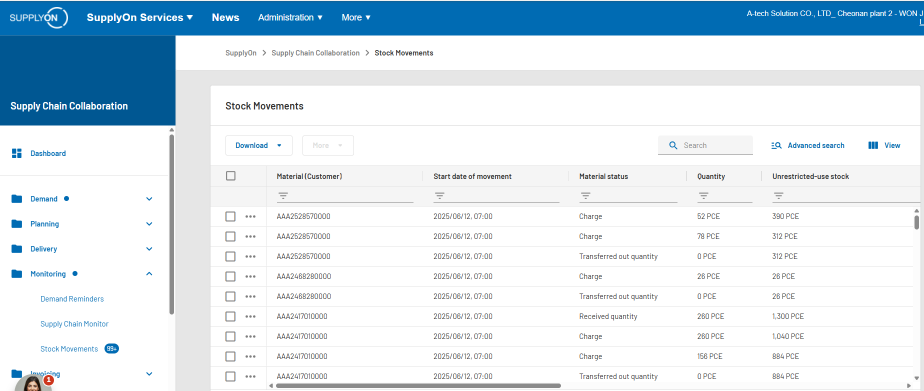
#> input picture python_ex/mistral.al/ocr/input_folder/콘티_서플라이온_캡처_예시.png, 1847 x 781 px (shown at 1/2 size); its folder holds only this picture in this run
$ python perform_preprocess.py
#> lines starting #> are read from the running program, lines starting #| are printed output that depends on the picture; after the words box and inside, x2 and y2 are one past the last pixel; in counts of white or black regions, pixels touching at a corner belong together
import os
import cv2
import shutil
import numpy as np
from PIL import Image, ImageEnhance
import re
import hashlib
from datetime import datetime

# 입력·출력 폴더 설정
INPUT_DIR = "input_folder"
OUTPUT_DIR = "images"
os.makedirs(OUTPUT_DIR, exist_ok=True)

# 파일명 정규화 함수 추가
def sanitize_filename(filename):
    """
    한글 파일명을 안전한 영문 파일명으로 변환
    """
    # 파일명과 확장자 분리
    name, ext = os.path.splitext(filename)

    # 한글 및 특수문자가 포함된 경우 해시값으로 변환
    if re.search(r'[^\x00-\x7F]', name) or re.search(r'[<>:"/\\|?*]', name):
        # 원본 파일명의 해시값 생성 (처음 8자리만 사용)
        hash_object = hashlib.md5(name.encode('utf-8'))
        hash_hex = hash_object.hexdigest()[:8]

        # 타임스탬프 추가로 고유성 보장
        timestamp = datetime.now().strftime("%H%M%S")
        safe_name = f"img_{hash_hex}_{timestamp}"

        print(f"파일명 변환: {name} → {safe_name}")
        return f"{safe_name}{ext}"
    else:
        return filename

def safe_cv2_write(image, filepath):
    """
    OpenCV 이미지를 안전하게 저장 (한글 경로 지원)
    """
    try:
        # OpenCV로 직접 저장 시도
        success = cv2.imwrite(filepath, image)
        if not success:
            raise Exception("cv2.imwrite 실패")
        return True
    except:
        # OpenCV 저장 실패 시 numpy 배열을 통한 우회 저장
        try:
            # 임시 파일명으로 저장 후 이름 변경
            temp_path = filepath.replace(os.path.basename(filepath),
                                       f"temp_{int(datetime.now().timestamp())}.jpg")

            # PIL을 통한 저장
            pil_image = Image.fromarray(image)
            pil_image.save(temp_path)

            # 최종 경로로 이동
            shutil.move(temp_path, filepath)
            return True
        except Exception as e:
            print(f"파일 저장 실패: {filepath}, 오류: {e}")
            return False

# 기존 전처리 함수들 (변경 없음)
def optimize_resolution(pil_img, target_dpi=300):
    """
    PIL 이미지의 해상도를 target_dpi로 조정
    """
    current_width, current_height = pil_img.size
    scale = target_dpi / 96
    new_size = (int(current_width * scale), int(current_height * scale))
    return pil_img.resize(new_size, Image.LANCZOS)

def correct_skew(cv_img):
    """
    HoughLinesP를 이용한 기울기 검출 및 보정
    """
    gray = cv2.cvtColor(cv_img, cv2.COLOR_BGR2GRAY)
    _, binary = cv2.threshold(gray, 0, 255, cv2.THRESH_BINARY_INV + cv2.THRESH_OTSU)
    lines = cv2.HoughLinesP(binary, 1, np.pi/180, threshold=100,
                            minLineLength=100, maxLineGap=10)
    if lines is None:
        return cv_img
    angles = [np.arctan2(y2-y1, x2-x1)*180/np.pi for x1,y1,x2,y2 in lines[:,0]]
    angle = np.median(angles)
    h, w = cv_img.shape[:2]
    M = cv2.getRotationMatrix2D((w/2,h/2), angle, 1.0)
    return cv2.warpAffine(cv_img, M, (w,h), flags=cv2.INTER_CUBIC,
                          borderMode=cv2.BORDER_REPLICATE)

def remove_noise(gray_img):
    """
    양방향 필터로 경계 보존형 노이즈 제거
    """
    return cv2.bilateralFilter(gray_img, 9, 75, 75)

def enhance_contrast(gray_img):
    """
    CLAHE(Contrast Limited Adaptive Histogram Equalization) 적용
    """
    clahe = cv2.createCLAHE(clipLimit=2.0, tileGridSize=(8,8))
    return clahe.apply(gray_img)

def apply_binarization(gray_img):
    """
    Otsu 이진화로 배경·문자 대비 강화
    """
    _, binary = cv2.threshold(gray_img, 0, 255,
                              cv2.THRESH_BINARY + cv2.THRESH_OTSU)
    return binary

# 수정된 메인 처리 함수
def preprocess_and_move(file_path, output_dir=OUTPUT_DIR):
    """
    단일 이미지 전처리 수행 후 output_dir로 이동 (한글 파일명 지원)
    """
    try:
        # 1) PIL 로드 및 해상도 최적화
        pil = Image.open(file_path)
        pil = optimize_resolution(pil)

        # 2) OpenCV 포맷 변환
        cv_img = cv2.cvtColor(np.array(pil), cv2.COLOR_RGB2BGR)

        # 3) 기울기 보정
        cv_img = correct_skew(cv_img)

        # 4) 그레이스케일 변환
        gray = cv2.cvtColor(cv_img, cv2.COLOR_BGR2GRAY)

        # 5) 노이즈 제거
        denoised = remove_noise(gray)

        # 6) 대비 개선
        enhanced = enhance_contrast(denoised)

        # 7) 이진화
        result = apply_binarization(enhanced)

        # 8) 안전한 파일명 생성 및 저장
        base = os.path.basename(file_path)
        name, ext = os.path.splitext(base)

        # 한글 파일명 처리
        safe_filename = sanitize_filename(f"{name}_preprocessed{ext}")
        out_path = os.path.join(output_dir, safe_filename)

        # 안전한 저장
        if safe_cv2_write(result, out_path):
            print(f"[Done] {base} → {safe_filename}")

            # 원본-변환된 파일명 매핑 정보 저장 (선택적)
            mapping_file = os.path.join(output_dir, "filename_mapping.txt")
            with open(mapping_file, "a", encoding="utf-8") as f:
                f.write(f"{base} → {safe_filename}\n")
        else:
            print(f"[Error] 파일 저장 실패: {base}")

    except Exception as e:
        print(f"[Error] 처리 실패 - {os.path.basename(file_path)}: {str(e)}")

# 수정된 배치 처리 함수
def batch_process(input_dir=INPUT_DIR):
    """
    지정 폴더 내 이미지 파일을 전처리 후 images 폴더로 이동 (한글 지원)
    """
    if not os.path.exists(input_dir):
        print(f"[Error] 입력 폴더가 존재하지 않습니다: {input_dir}")
        return

    # 매핑 파일 초기화
    mapping_file = os.path.join(OUTPUT_DIR, "filename_mapping.txt")
    if os.path.exists(mapping_file):
        os.remove(mapping_file)

    processed_count = 0
    for fname in os.listdir(input_dir):
        if not fname.lower().endswith((".jpg", ".jpeg", ".png")):
            continue

        src = os.path.join(input_dir, fname)
        preprocess_and_move(src)
#> in preprocess_and_move, pil is the input picture: PIL image 1847x781 RGB; mean R, G, B 215.1, 228.3, 237.1
#> in optimize_resolution, `return pil_img.resize(new_size, Image.LANCZOS)`:
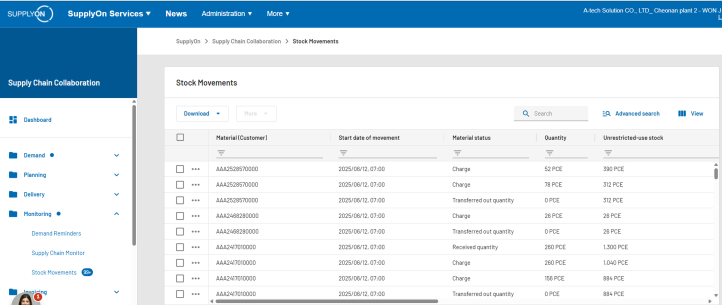
#> returned value: PIL image 5771x2440 RGB (shown at 1/8 size); mean R, G, B 214.9, 228, 236.9
#> in preprocess_and_move, `cv_img = cv2.cvtColor(np.array(pil), cv2.COLOR_RGB2BGR)`:
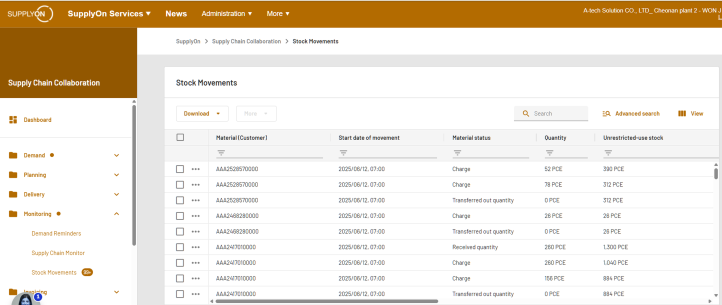
#> cv_img: shape (2440, 5771, 3) (shown at 1/8 size); mean R, G, B 236.9, 228, 214.9
#> in correct_skew, `gray = cv2.cvtColor(cv_img, cv2.COLOR_BGR2GRAY)`:
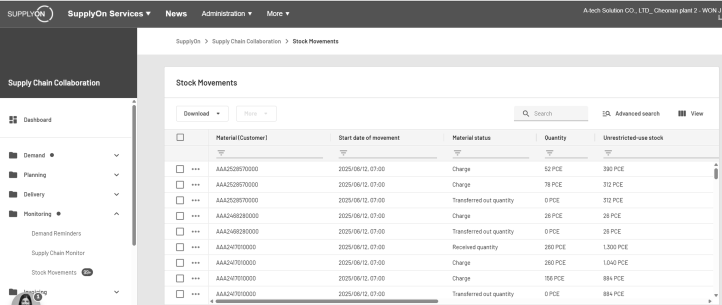
#> gray: shape (2440, 5771) (shown at 1/8 size); min 2, max 255, mean 225.1
#> in correct_skew, `_, binary = cv2.threshold(gray, 0, 255, cv2.THRESH_BINARY_INV + cv2.TH..`:
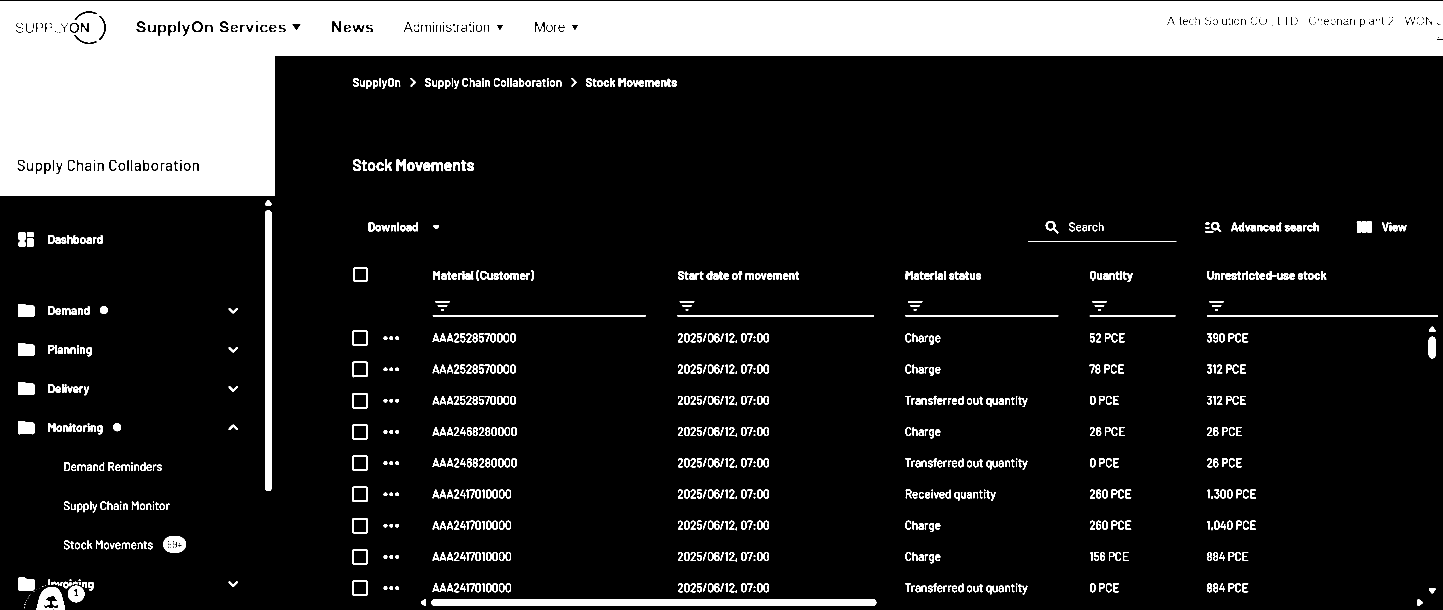
#> binary: shape (2440, 5771) (shown at 1/4 size); 15.3% white; 925 white regions (16 under 20 px), largest, box (x1, y1, x2, y2) and area: (0, 6, 5771, 784) 1795162, (1725, 2397, 3505, 2424) 47879, (1060, 841, 1087, 1964) 30159
#> in correct_skew, `lines = cv2.HoughLinesP(binary, 1, np.pi/180, threshold=100, minLineLe..`: lines = 1522 rows, first 6: [0, 194, 5770, 194], [379, 47, 5770, 141], [0, 212, 5770, 212], [332, 58, 5770, 153], [0, 214, 5770, 214], [0, 196, 5770, 196]
#> in correct_skew, `angles = [np.arctan2(y2-y1, x2-x1)*180/np.pi for x1,y1,x2,y2 in lines[..`: angles = 1522 values, max 84.12 at index 1211, min -90 at index 980, mean -2.16
#> in correct_skew, `angle = np.median(angles)`: angle = 0
#> in correct_skew, `M = cv2.getRotationMatrix2D((w/2,h/2), angle, 1.0)`: M = [[1, 0, 0], [0, 1, 0]]
#> in apply_binarization, `_, binary = cv2.threshold(gray_img, 0, 255, cv2.THRESH_BINARY + cv2.TH..`:
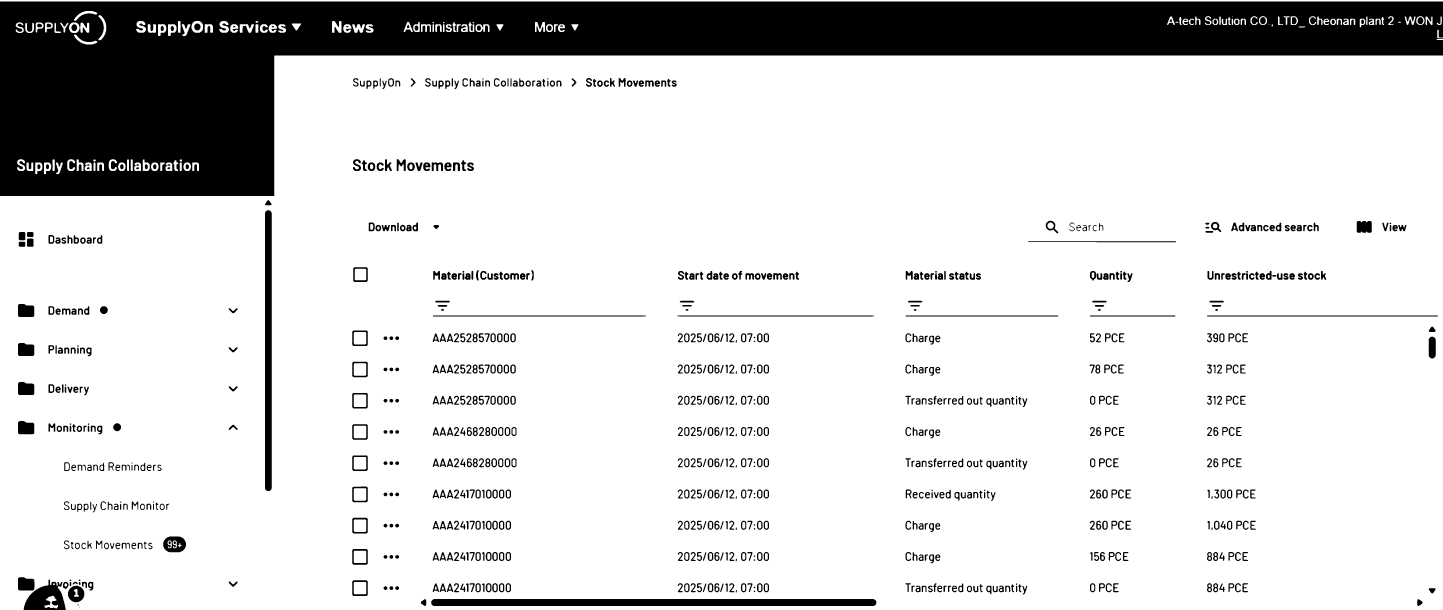
#> binary: shape (2440, 5771) (shown at 1/4 size); 84.3% white; 907 black regions (7 under 20 px), largest, box (x1, y1, x2, y2) and area: (0, 6, 5771, 784) 1795257, (1725, 2396, 3506, 2424) 49685, (1060, 841, 1087, 1965) 30173
        processed_count += 1

    print(f"총 {processed_count}개 파일 처리 완료")

    # 매핑 정보 출력
    if os.path.exists(mapping_file):
        print(f"파일명 매핑 정보: {mapping_file}")

if __name__ == "__main__":
    batch_process()

$ run again, on python_ex/mistral.al/ocr/input_folder/콘티_캡처4.png
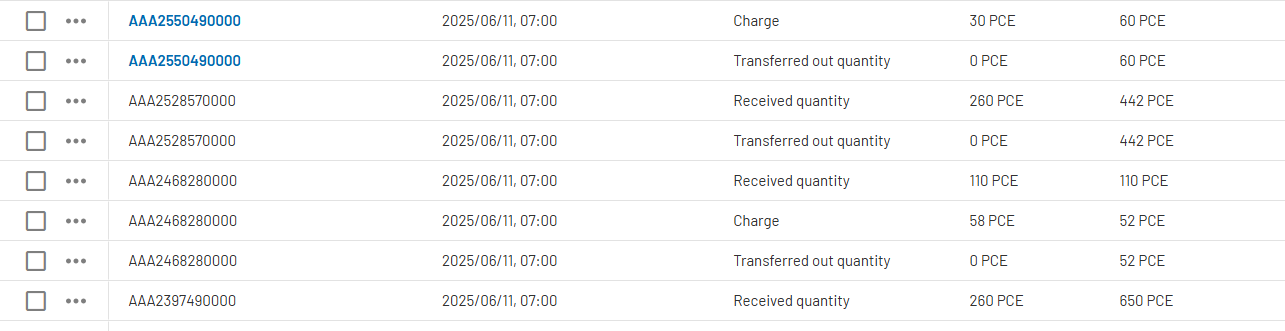
#> input picture python_ex/mistral.al/ocr/input_folder/콘티_캡처4.png, 1285 x 331 px
#> in preprocess_and_move, pil is the input picture: PIL image 1285x331 RGB; mean R, G, B 248.8, 249, 249.2
#> in correct_skew, `_, binary = cv2.threshold(gray, 0, 255, cv2.THRESH_BINARY_INV + cv2.TH..`:
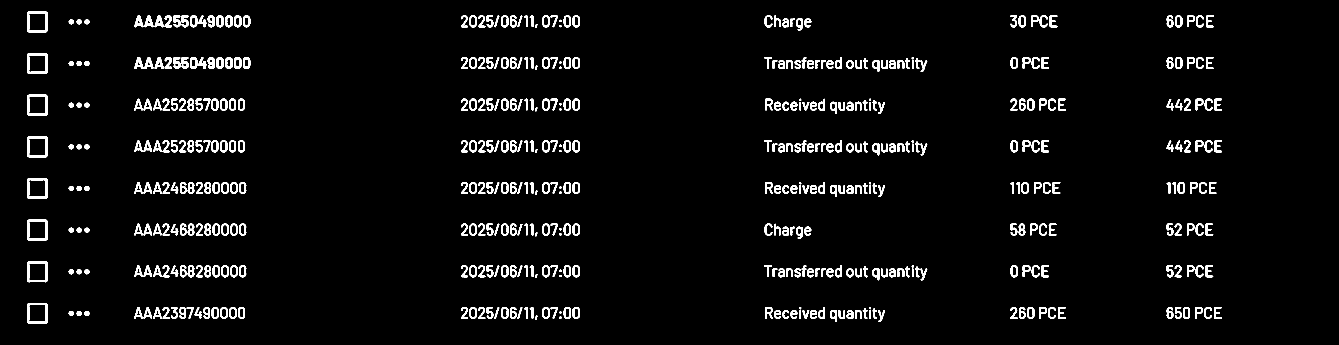
#> binary: shape (1034, 4015) (shown at 1/3 size); 3.8% white; 491 white regions, largest, box (x1, y1, x2, y2) and area: (81, 409, 144, 472) 1464, (81, 159, 144, 222) 1463, (81, 284, 144, 347) 1463
#> lines = 271 rows, first 6: [484, 203, 587, 203], [543, 828, 655, 828], [2493, 328, 2630, 328], [1384, 952, 1487, 952], [2621, 204, 2774, 204], [2335, 202, 2451, 202]
#> angles = 271 values, max 1.09 at index 246, min -0.881 at index 221, mean 0.0255
#> angle = 0
#> M = [[1, 0, 0], [0, 1, 0]]
#> in apply_binarization, `_, binary = cv2.threshold(gray_img, 0, 255, cv2.THRESH_BINARY + cv2.TH..`:
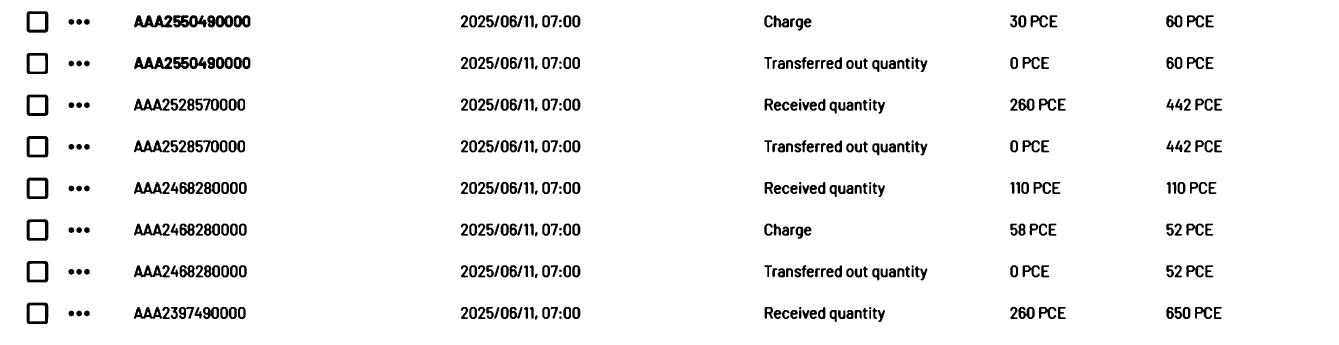
#> binary: shape (1034, 4015) (shown at 1/3 size); 95.2% white; 441 black regions, largest, box (x1, y1, x2, y2) and area: (402, 46, 517, 82) 2471, (520, 46, 620, 82) 2400, (402, 171, 517, 207) 2383

$ run again, on python_ex/mistral.al/ocr/input_folder/콘티_캡처1.png
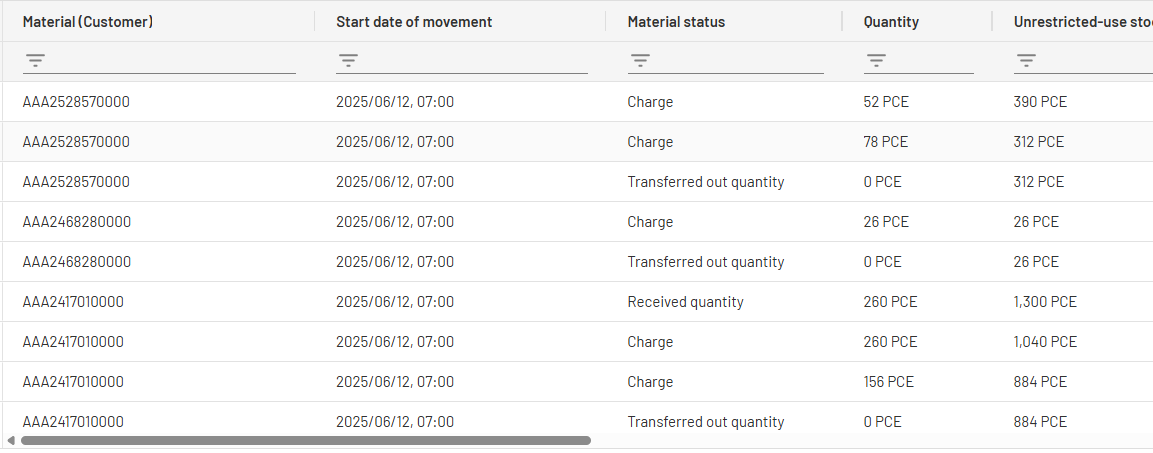
#> input picture python_ex/mistral.al/ocr/input_folder/콘티_캡처1.png, 1153 x 453 px
#> in preprocess_and_move, pil is the input picture: PIL image 1153x453 RGB; mean R, G, B 245.6, 245.6, 245.6
#> in correct_skew, `_, binary = cv2.threshold(gray, 0, 255, cv2.THRESH_BINARY_INV + cv2.TH..`:
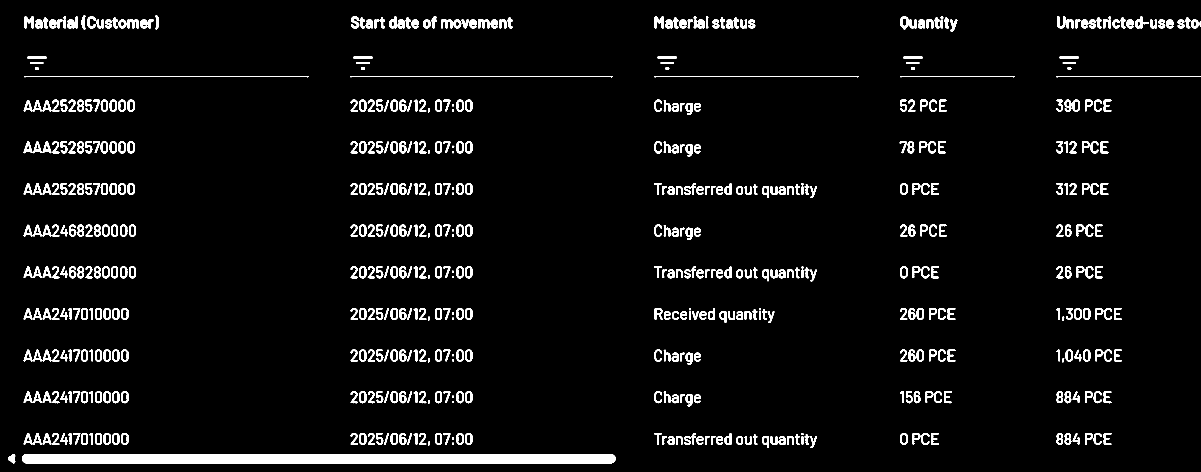
#> binary: shape (1415, 3603) (shown at 1/3 size); 4.7% white; 593 white regions, largest, box (x1, y1, x2, y2) and area: (66, 1362, 1847, 1390) 49691, (72, 228, 925, 232) 2563, (1050, 228, 1837, 232) 2366
#> lines = 330 rows, first 6: [1963, 230, 2574, 230], [2700, 229, 3043, 229], [1963, 228, 2574, 228], [68, 1369, 1844, 1369], [73, 1387, 1839, 1387], [66, 1378, 1845, 1378]
#> angles = 330 values, max 1.15 at index 279, min -1.11 at index 170, mean 0.0369
#> angle = 0
#> M = [[1, 0, 0], [0, 1, 0]]
#> in apply_binarization, `_, binary = cv2.threshold(gray_img, 0, 255, cv2.THRESH_BINARY + cv2.TH..`:
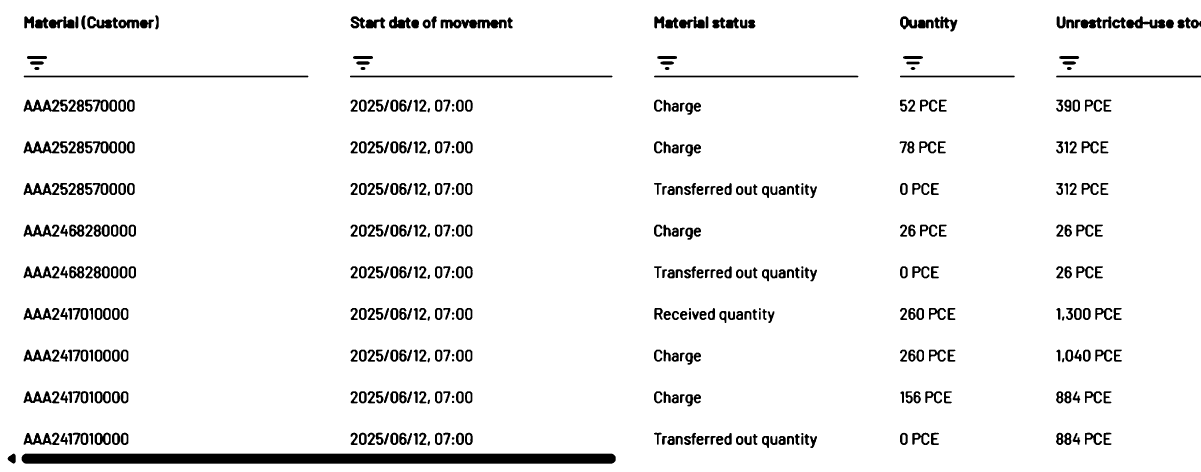
#> binary: shape (1415, 3603) (shown at 1/3 size); 94.2% white; 512 black regions, largest, box (x1, y1, x2, y2) and area: (65, 1361, 1847, 1391) 53291, (71, 227, 925, 232) 4265, (1050, 227, 1838, 232) 3932
